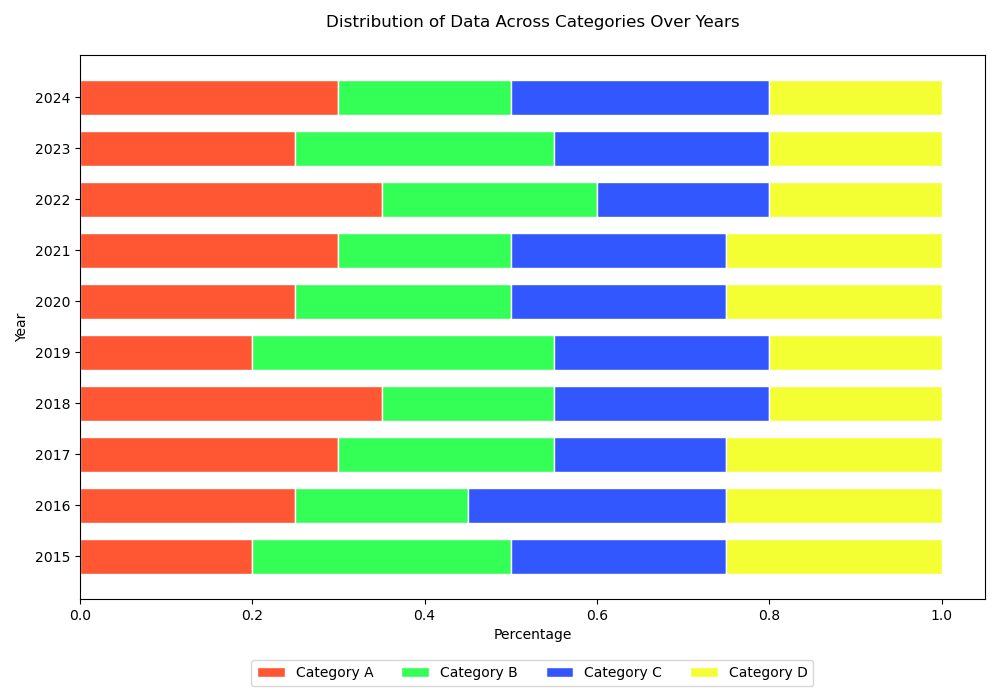

The script that drew this image:

import matplotlib.pyplot as plt
import numpy as np

# Data
categories = ['Category A', 'Category B', 'Category C', 'Category D']
years = ['2015', '2016', '2017', '2018', '2019', '2020', '2021', '2022', '2023', '2024']
data = np.array([
    [20, 30, 25, 25],
    [25, 20, 30, 25],
    [30, 25, 20, 25],
    [35, 20, 25, 20],
    [20, 35, 25, 20],
    [25, 25, 25, 25],
    [30, 20, 25, 25],
    [35, 25, 20, 20],
    [25, 30, 25, 20],
    [30, 20, 30, 20]
])

# Normalize data
data_cum = data.cumsum(axis=1)
data_sum = data.sum(axis=1)
data_normalized = data / data_sum[:, np.newaxis]

# Colors
colors = ['#FF5733', '#33FF57', '#3357FF', '#F3FF33']

# Plot
fig, ax = plt.subplots(figsize=(10, 7))
bar_width = 0.7

for i in range(len(categories)):
    if i == 0:
        ax.barh(years, data_normalized[:, i], color=colors[i], edgecolor='white', height=bar_width, label=categories[i])
    else:
        ax.barh(years, data_normalized[:, i], left=data_normalized[:, :i].sum(axis=1), color=colors[i], edgecolor='white', height=bar_width, label=categories[i])

# Title and labels
ax.set_title('Distribution of Data Across Categories Over Years', pad=20)
ax.set_xlabel('Percentage')
ax.set_ylabel('Year')
ax.legend(loc='upper center', bbox_to_anchor=(0.5, -0.1), ncol=len(categories))

# Show plot
plt.tight_layout()
plt.show()
